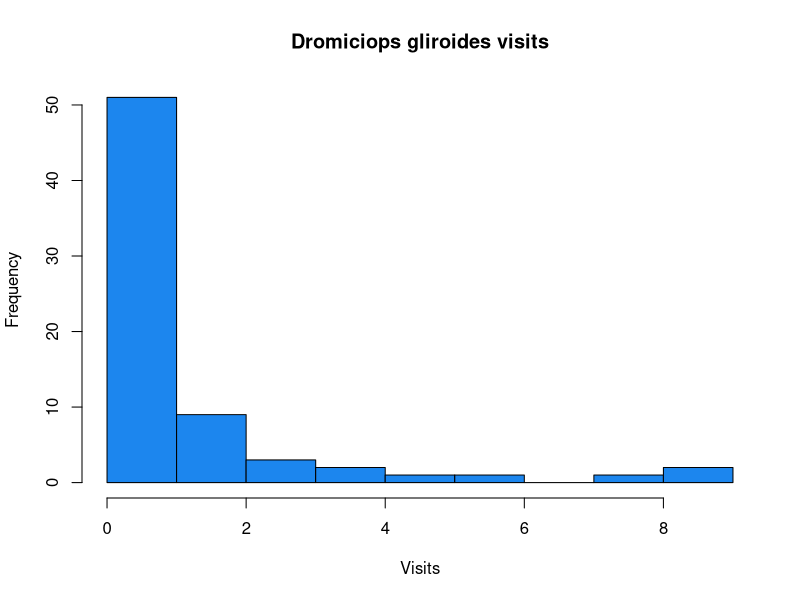
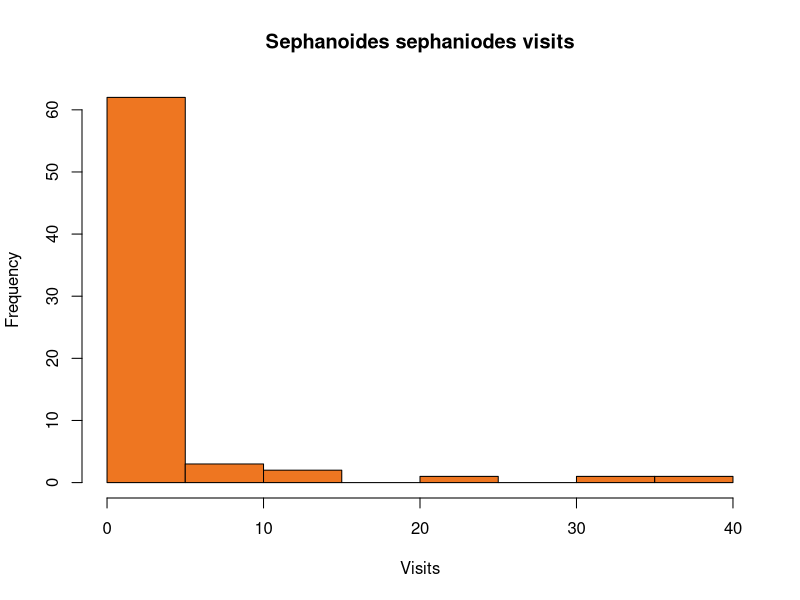

Reproduce these figures in R, in order.
## ---- chunk 1
knitr::opts_chunk$set(
	echo = TRUE,
	message = FALSE,
	warning = FALSE
)
## ---- chunk 2
library(MASS)
library(lme4)
library(AER)

data<-read.csv("data/11_mistletoe_data.csv", 
                     header=TRUE, 
                     sep=";",
                     dec=".",
                     na.strings="NA")
attach(data)
head(data)
## ---- chunk 3
hist(dg_visits, main = "Dromiciops gliroides visits", col = "dodgerblue2", xlab = "Visits")
hist(ss_visits, main = "Sephanoides sephaniodes visits", col = "chocolate2", xlab = "Visits")
## ---- chunk 4
model1<-glm(dg_visits ~ temp_std + hum_std + lum_std + s250clasif, family = poisson, data=data)
summary(model1)

model2<-glm(ss_visits ~ temp_std + hum_std + lum_std + s250clasif, family = poisson, data=data)
summary(model2)
## ---- chunk 5
dispersiontest(model1)
dispersiontest(model2)
## ---- chunk 6
model1nb<-glm.nb(dg_visits ~ temp_std + hum_std + lum_std + s250clasif, data=data)
summary(model1nb)

model2nb<-glm.nb(ss_visits ~ temp_std + hum_std + lum_std + s250clasif, data=data)
summary(model2nb)
## ---- chunk 7
sessionInfo()
